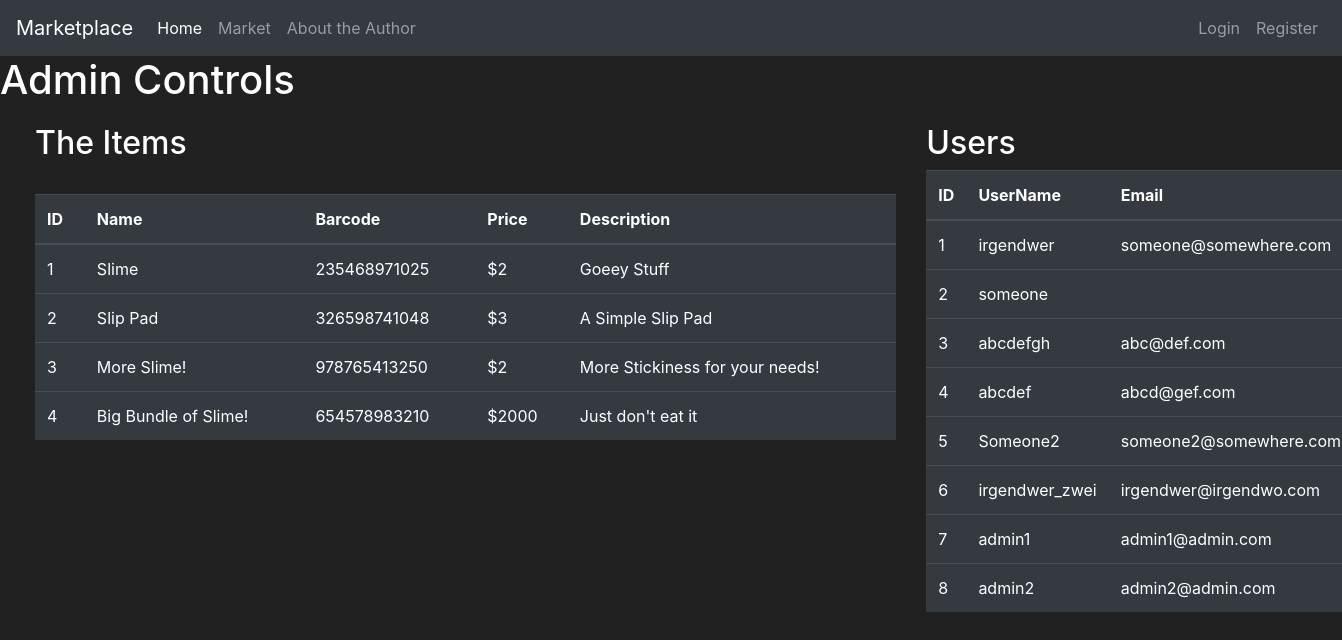
The page /admin0x47e5534e3abd569c03c0e593b904b4266069feb8bbd0e8aeed8b5e30e277Controls on the database as committed earlier.
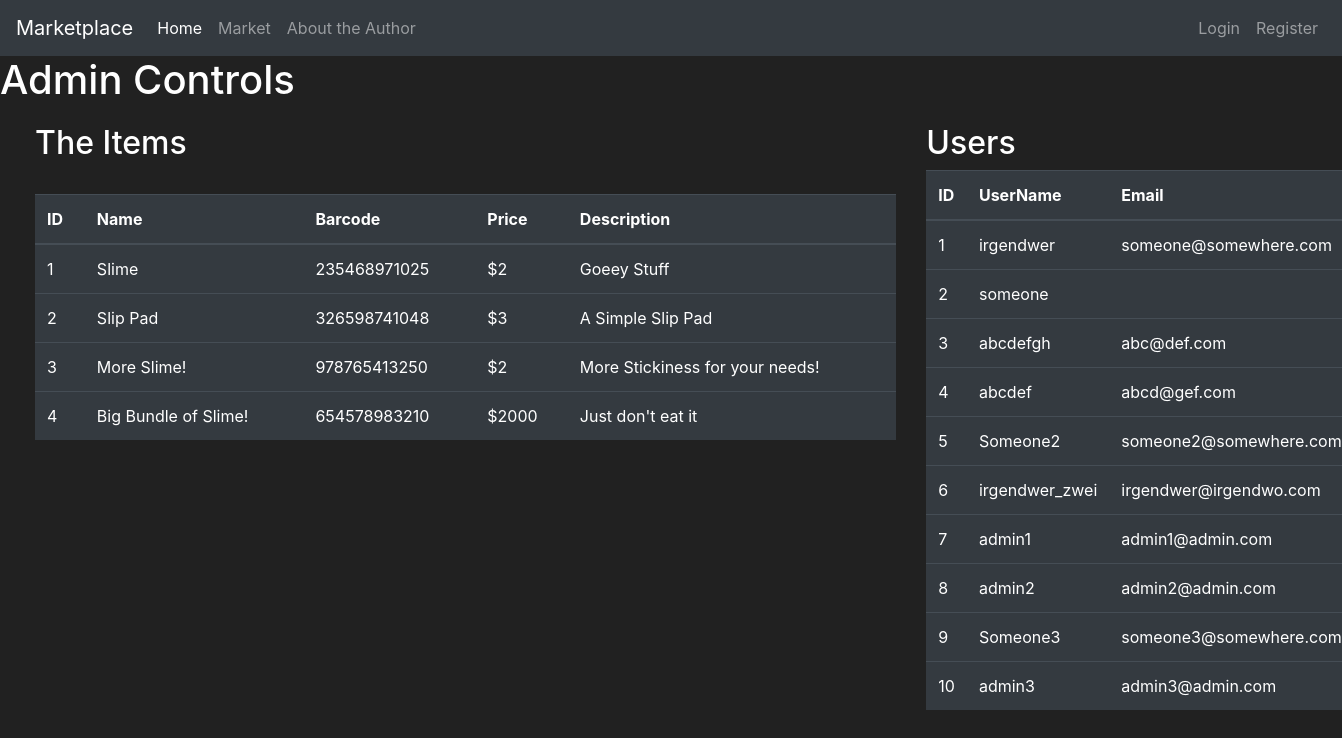
The same page on the database as committed later.
### market/models.py (models this page shows, shortened)
class Item(db.Model):
    id = db.Column(db.Integer(), primary_key=True)
    name = db.Column(db.String(length=30), nullable=False, unique=True)
    price = db.Column(db.Integer(), nullable=False)
    barcode = db.Column(db.String(length=12), nullable=False, unique=True)
    description = db.Column(db.String(length=1024), nullable=False, unique=True)
    owner = db.Column(db.Integer(), db.ForeignKey('user.id'))

class User(db.Model, UserMixin):
    id = db.Column(db.Integer(), primary_key=True)
    username = db.Column(db.String(length=20), nullable=False, unique=True)
    email = db.Column(db.String(length=40), nullable=False, unique=True)
    pw_hash = db.Column(db.String(length=60), nullable=False)
    wallet = db.Column(db.Integer(), nullable=False, default=1000)
    items = db.relationship('Item', backref='owned_by', lazy=True)
    @property
    def password(self): # Returns the password
        return self.password

### market/routes.py (the view)
@app.route('/admin0x47e5534e3abd569c03c0e593b904b4266069feb8bbd0e8aeed8b5e30e277Controls')
def admin_controls():
    items = Item.query.filter_by()
    users = User.query.filter_by()
    return render_template('admin_controls.html', items=items, users=users)

### market/templates/admin_controls.html (shortened to what this page needs)
{% extends 'base.html' %}
{% block content %}
<h1>Admin Controls</h1>
    <div class="row" style="margin-top:20px; margin-left:20px">
        <div class="col-8">
            <h2>The Items</h2>
            <br>
            <table class="table table-hover table-dark">
            <thead>
                <tr>
                 <th scope="col">ID</th>
                 <th scope="col">Name</th>
                 <th scope="col">Barcode</th>
                 <th scope="col">Price</th>
                 <th scope="col">Description</th>
                </tr>
            </thead>
            <tbody>
            {% for item in items %}
            <tr>
                <td>{{ item.id }}</td>
                <td>{{ item.name }}</td>
                <td>{{ item.barcode }}</td>
                <td>${{ item.price }}</td>
                <td>{{ item.description }}</td>
            </tr>
            {% endfor %}
            </tbody>
        </table>
        </div>
        <div class="col-4">
            <h2>Users</h2>
            <table class="table table-hover table-dark">
                <thead>
                    <tr>
                     <th scope="col">ID</th>
                     <th scope="col">UserName</th>
                     <th scope="col">Email</th>
                    </tr>
                </thead>
                <tbody>
                {% for user in users %}
                <tr>
                    <td>{{ user.id }}</td>
                    <td>{{ user.username }}</td>
                    <td>{{ user.email }}</td>
                </tr>
                {% endfor %}
                </tbody>
            </table>
            </div>
        </div>
{% endblock %}

### market/templates/base.html (shortened to what this page needs)
<!doctype html>
<html lang="en">
   <head>
      <link rel="stylesheet" href="https://cdn.jsdelivr.net/npm/bootstrap@4.5.3/dist/css/bootstrap.min.css">
   </head>
   <body>
      <nav class="navbar navbar-expand-md navbar-dark bg-dark">
        <a class="navbar-brand" href="{{ url_for('home_page') }}">Marketplace</a>
        <div class="collapse navbar-collapse" id="navbarNav">
            <ul class="navbar-nav mr-auto">
            <li class="nav-item active">
                <a class="nav-link" href="{{ url_for('home_page') }}">Home <span class="sr-only">(current)</span></a>
            </li>
            <li class="nav-item">
                <a class="nav-link" href="{{ url_for('market_place') }}">Market</a>
            </li>
            <li class="nav-item">
                <a class="nav-link" href="{{ url_for('author') }}">About the Author</a>
            </li>
        </ul>
        {% if current_user.is_authenticated %}
            <ul class="navbar-nav">
                <li class="nav-item">
                    <a class="nav-link" style="color: lawngreen; font-weight: bold">
                        <i class="fas fa-coins" style="color: #FFD700"></i>
                        {{ current_user.nice_looking_wallet }}
                    </a>
                </li>
                <li class="nav-item">
                    <a class="nav-link">{{ current_user.username }}</a>
                </li>
                <li class="nav-item">
                    <a class="nav-link" href="{{ url_for('logout_page') }}">Log Out</a>
                </li>
            </ul>
        {% else %}
            <ul class="navbar-nav">
                <li class="nav-item">
                    <a class="nav-link" href="{{ url_for('login_page') }}">Login</a>
                </li>
                <li class="nav-item">
                    <a class="nav-link" href="{{ url_for('register_page') }}">Register</a>
                </li>
            </ul>
        {% endif %}
        </div>
    </nav>
      {% block content %}
      {% endblock %}
   </body>
</html>

### market/templates/base.html (style rules this page uses)
body { background-color: #212121; color: white }

Rows that differ between the two databases and show on the page:
added User: id "9", username "Someone3", email "someone3@somewhere.com"
added User: id "10", username "admin3", email "admin3@admin.com"
